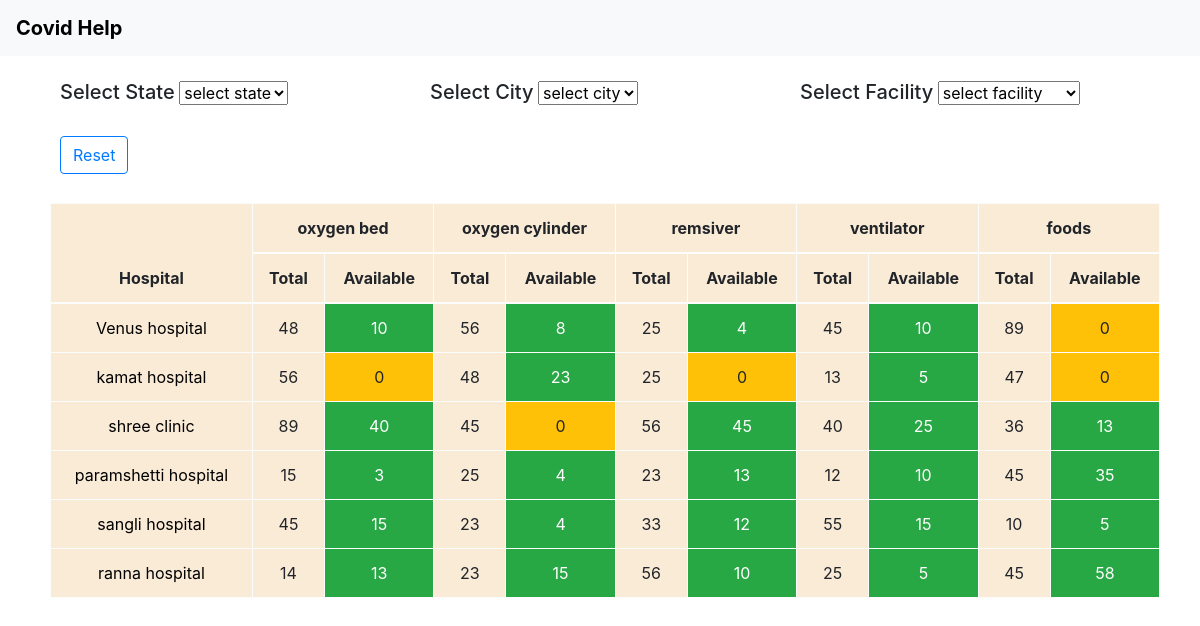
The page / on the database its author committed.
### app/models.py (models this page shows, shortened)
class Facility(models.Model):
   title = models.CharField(max_length=60, null= False, blank=False, default="")

class Hospital(models.Model):
    name = models.CharField(max_length=50, null =False, blank =False)
    phone = models.CharField(max_length=10, null =False, blank =False)
    address = models.CharField(max_length=200, null =False, blank =False)
    city = models.ForeignKey(City, on_delete = models.CASCADE, related_name= 'hospital')

class Availability(models.Model):
    hospital = models.ForeignKey(
        Hospital, on_delete=models.CASCADE, related_name='availabilities')
    facility = models.ForeignKey(
        Facility, on_delete=models.CASCADE, related_name='availabilities')
    total = models.IntegerField(default=0)
    available = models.IntegerField(default=0)

### app/views.py (the view, shortened to what this page needs)
# urls.py: 2. Add a URL to urlpatterns:  path('', views.home, name='home')
def home(request):
    selected_state_id = request.GET.get('state')
    selected_city_id = request.GET.get('city')
    selected_facility_id = request.GET.get('facility')
    facilities = Facility.objects.all().order_by('pk')
    if selected_state_id:
        cities = City.objects.filter(state=selected_state_id)
    else:
        cities = City.objects.all()
    states = State.objects.all()
    if selected_city_id:
        hospitals = Hospital.objects.filter(city = selected_city_id)
    else:
        hospitals = Hospital.objects.all()
    context = {
        'facilities':facilities,
        'cities' : cities,
        'states' :states,
        'hospitals' : hospitals,
        'selected_state_id' :selected_state_id,
        'selected_city_id' :selected_city_id,
        'selected_facility_id' :selected_facility_id,
    }
    return render(request, 'app/index.html',context=context)

### app/models.py (called while the page is built)
    def __str__(self):
        return self.name

### app/templatetags/custom_tags.py (called while the page is built)
@register.simple_tag
def get_table_class(value):
    if value:
        return 'bg-success text-white'
    return 'bg-warning  '

@register.simple_tag
def get_availabilities(hospital):
    return Availability.objects.filter(hospital=hospital).order_by('facility_id')

@register.simple_tag
def is_option_selected(selected_option,pk):
    if selected_option == str(pk):
        return 'selected'
    return ''

### app/templates/app/index.html (shortened to what this page needs)
{% extends 'app/base.html' %}
{% load custom_tags %}
{% block content %}
<div class="container mt-4">
    <form action="" method="GET" id="filterform">
        <div class="row">
            <div class="col">
                <div class="fromgroup">
                    <label for="">
                        <h5>Select State</h5>
                    </label>
                    <select name='state' class="form-select" id="selectstate">
                        <option>select state</option>
                    </select>
                </div>
            </div>
            <div class="col">
                <div class="form-group">
                    <label>
                        <h5>Select City</h5>
                    </label>
                    <select name='city' class="form-select" id="selectcity">
                        <option>select city</option>
                    </select>
                </div>
            </div>
            <div class="col">
                <div class="form-group">
                    <label>
                        <h5>Select Facility</h5>
                    </label>
                    <select name='facility' class="form-select" id="selectfacility">
                        <option value="">select facility</option>
                    </select>
                </div>
            </div>
        </div>
        <div>
            <a href="/" class="btn btn-outline-primary">Reset</a>
        </div>
    </form>
</div>
<br>
    <table class="table text-center table-bordered table-light ">
        <thead>
            <tr>
                <th rowspan="2">Hospital</th>
                {% for facility in facilities%}
                <th colspan="2">{{facility.title}}</th>
                {% endfor %}
            </tr>
            <tr>
                {% for facility in facilities%}
                <th>Total</th>
                <th>Available</th>
                {% endfor %}
            </tr>
        </thead>
        <tbody>
            {% for hospital in hospitals %}
            <tr>
                <td><a href="/hospital/{{hospital.id}}">{{hospital.name}}</a></td>
                {% get_availabilities hospital as availabilities%}
                {% for avl in availabilities %}
                <td>{{avl.total}}</td>
                <td class='{%get_table_class avl.available%}'>{{avl.available}}</td>
                {% endfor %}
            </tr>
            {% endfor %}
        </tbody>
    </table>
{% endblock %}

### app/templates/app/base.html (shortened to what this page needs)
<!doctype html>
<html lang="en">
<head>
    <link rel="stylesheet" href="https://cdn.jsdelivr.net/npm/bootstrap@4.6.2/dist/css/bootstrap.min.css"
>
</head>
<body>
    <nav class="navbar navbar-expand-lg navbar-cark bg-light">
        <a class="navbar-brand" href="/"><b>Covid Help</b></a>
    </nav>
    <div class="container">
        {% block content %}
        {% endblock %}
    </div>
</body>
</html>

### app/templates/app/index.html (style rules this page uses)
a { color: black; text-decoration: none; text-align: left; }
.table { margin: 5px; background-color: antiquewhite; }

### rows shown on the page
Facility: title "oxygen bed"
Facility: title "oxygen cylinder"
Facility: title "remsiver"
Facility: title "ventilator"
Facility: title "foods"
Hospital: name "Venus hospital"
Availability: total "48", available "10"
Availability: total "56", available "8"
Availability: total "25", available "4"
Availability: total "45", available "10"
Availability: total "89", available "0"
Hospital: name "kamat hospital"
Availability: total "56", available "0"
Availability: total "48", available "23"
Availability: total "25", available "0"
Availability: total "13", available "5"
Availability: total "47", available "0"
Hospital: name "shree clinic"
Availability: total "89", available "40"
Availability: total "45", available "0"
Availability: total "56", available "45"
Availability: total "40", available "25"
Availability: total "36", available "13"
Hospital: name "paramshetti hospital"
Availability: total "15", available "3"
Availability: total "25", available "4"
Availability: total "23", available "13"
Availability: total "12", available "10"
Availability: total "45", available "35"
Hospital: name "sangli hospital"
Availability: total "45", available "15"
Availability: total "23", available "4"
Availability: total "33", available "12"
Availability: total "55", available "15"
Availability: total "10", available "5"
Hospital: name "ranna hospital"
Availability: total "14", available "13"
Availability: total "23", available "15"
Availability: total "56", available "10"
Availability: total "25", available "5"
Availability: total "45", available "58"
